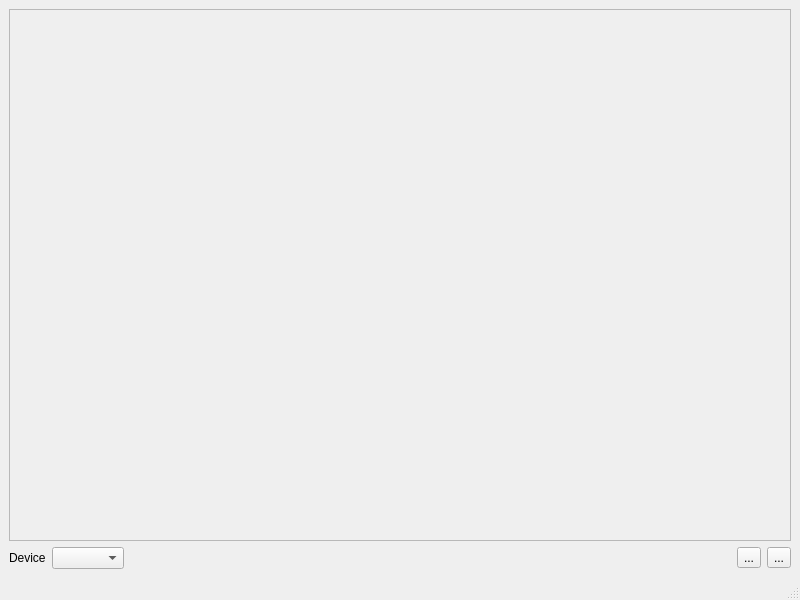
<?xml version="1.0" encoding="UTF-8"?>
<ui version="4.0">
 <class>MainWindow</class>
 <widget class="QMainWindow" name="MainWindow">
  <property name="geometry">
   <rect>
    <x>0</x>
    <y>0</y>
    <width>800</width>
    <height>600</height>
   </rect>
  </property>
  <property name="windowTitle">
   <string>MainWindow</string>
  </property>
  <widget class="QWidget" name="centralwidget">
   <layout class="QVBoxLayout" name="verticalLayout" stretch="1,0">
    <item>
     <widget class="QFrame" name="webcam">
      <property name="frameShape">
       <enum>QFrame::StyledPanel</enum>
      </property>
      <property name="frameShadow">
       <enum>QFrame::Raised</enum>
      </property>
      <layout class="QVBoxLayout" name="verticalLayout_2"/>
     </widget>
    </item>
    <item>
     <layout class="QHBoxLayout" name="horizontalLayout">
      <item>
       <widget class="QLabel" name="label">
        <property name="text">
         <string>Device</string>
        </property>
       </widget>
      </item>
      <item>
       <widget class="QComboBox" name="devices"/>
      </item>
      <item>
       <spacer name="horizontalSpacer">
        <property name="orientation">
         <enum>Qt::Horizontal</enum>
        </property>
        <property name="sizeHint" stdset="0">
         <size>
          <width>40</width>
          <height>20</height>
         </size>
        </property>
       </spacer>
      </item>
      <item>
       <widget class="QToolButton" name="connectButton">
        <property name="text">
         <string>...</string>
        </property>
       </widget>
      </item>
      <item>
       <widget class="QToolButton" name="recordButton">
        <property name="text">
         <string>...</string>
        </property>
       </widget>
      </item>
     </layout>
    </item>
   </layout>
  </widget>
  <widget class="QMenuBar" name="menubar">
   <property name="geometry">
    <rect>
     <x>0</x>
     <y>0</y>
     <width>800</width>
     <height>27</height>
    </rect>
   </property>
  </widget>
  <widget class="QStatusBar" name="statusbar"/>
 </widget>
 <resources/>
 <connections/>
</ui>
